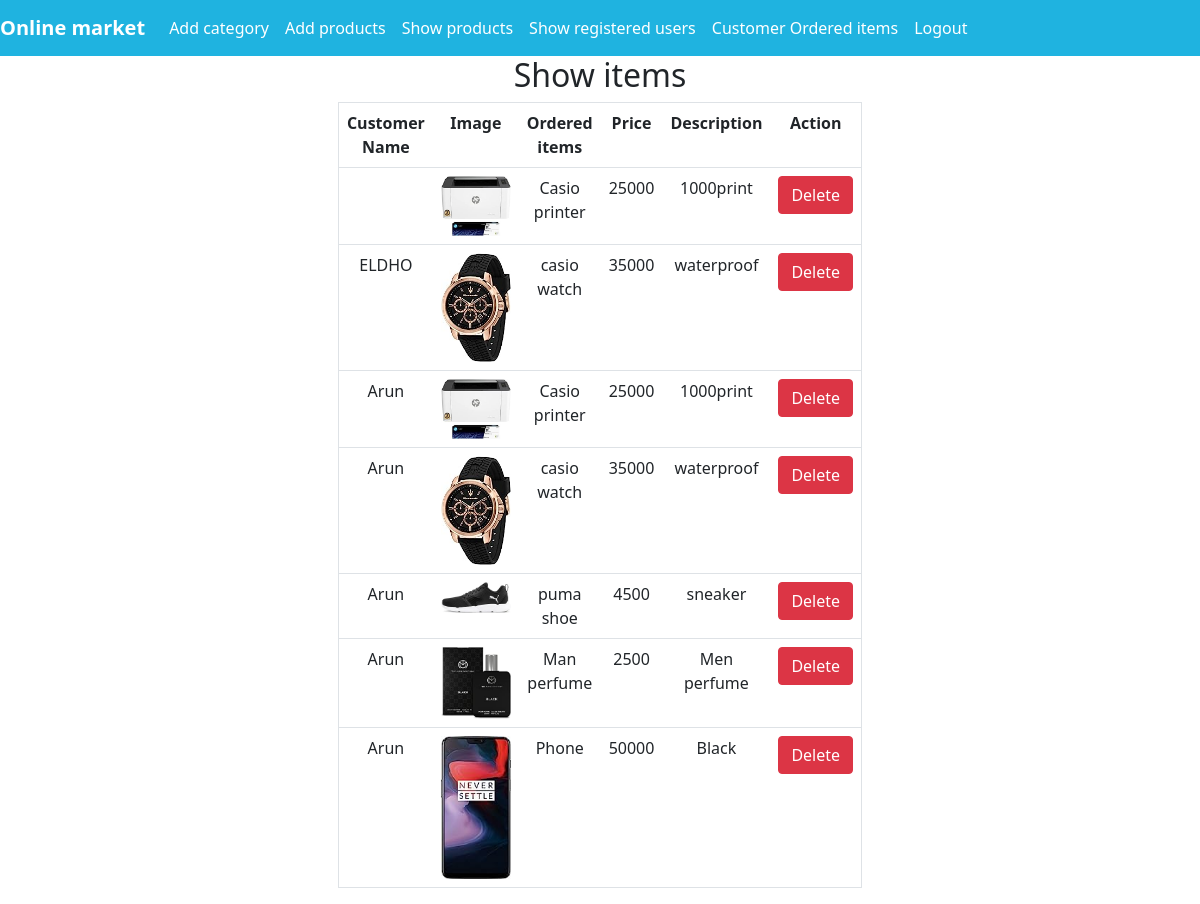
/items, run on the app's committed database.
### cart/models.py (models this page shows, shortened)
class CartItem(models.Model):
    product=models.ForeignKey(product,on_delete=models.CASCADE)
    user=models.ForeignKey(User,on_delete=models.CASCADE)
    quantity=models.IntegerField(blank=True,null=True)
    active=models.BooleanField(default=True)
    class Meta:
        db_table='CartItem'

### productsapp/models.py (models this page shows, shortened)
class product(models.Model):
    category=models.ForeignKey(category,on_delete=models.CASCADE,blank=True,null=True)
    Brand=models.ForeignKey(Brand,on_delete=models.CASCADE,blank=True,null=True)
    image=models.ImageField(upload_to='image/',null=True,blank=True)
    name=models.CharField(max_length=25)
    description=models.CharField(max_length=255,unique=True)
    price=models.IntegerField(blank=True,null=True)
    stock=models.IntegerField(blank=True,null=True)

### productsapp/views.py (the view)
# urls.py: path('items',views.items,name='items'),
def items(request):
    item=CartItem.objects.all()
    return render(request,'item.html',{'item':item})

### productsapp/templates/item.html
{% extends 'baseadmin.html' %}
{% block body %}
<table align="center" border="1" class="table text-center " style="width:100px; ">
    <h2 align="center">Show items</h2>
    <tr>
        <th>Customer Name</th>
        <th>Image</th>
        <th>Ordered items</th>
        <th>Price</th>
        <th>Description</th>
        <th>Action</th>
    </tr>
    {% for p in item %}
   <tr>
       <td>{{p.user.first_name}}</td>
    <td><img width="70px" src='{{ p.product.image.url }}'></td>
       <td>{{p.product.name}}</td>
       <td>{{p.product.price}}</td>
       <td>{{p.product.description}}</td>
       <td>
        <a href="{% url 'deleteitem' p.id %}"class="btn btn-danger" >Delete</a></td>
    </tr>
    {% endfor %}
</table>
{% endblock %}

### productsapp/templates/baseadmin.html (shortened to what this page needs)
<!DOCTYPE html>
<html lang="en">
<head>
    <link href="https://cdn.jsdelivr.net/npm/bootstrap@5.1.3/dist/css/bootstrap.min.css" rel="stylesheet">
</head>
<nav class="navbar navbar-expand-lg navbar-light " style="background-color: #1fb3e0;">
  <a style="color: white;" class="navbar-brand" href="#"><b>Online market</b></a>
  <div class="collapse navbar-collapse" id="navbarNavDropdown">
    <ul class="navbar-nav" >
      <li class="nav-item active" >
        <a style="color: white;" class="nav-link" href="{% url 'addcategory' %}">Add category </a>
      </li>
      <li class="nav-item" >
        <a style="color: white;" class="nav-link" href="{% url 'addpro' %}">Add products</a>
      </li>
      <li class="nav-item" >
        <a style="color: white;" class="nav-link" href="{% url 'showproduct' %}">Show products</a>
      </li>
      <li class="nav-item" >
        <a style="color: white;" class="nav-link" href="{% url 'showuser' %}">Show registered users</a>
      </li>
      <li class="nav-item" >
        <a style="color: white;" class="nav-link" href="{% url 'items' %}">Customer Ordered items</a>
      </li>
      <li class="nav-item" >
        <a style="color: white;" class="nav-link" href="{% url 'log_out' %}">Logout</a>
      </li>
    </ul>
  </div>
</nav>
      <body style="background-image: url('https://wallpaperboat.com/wp-content/uploads/2020/12/02/62556/light-color-12.jpg');" >
        {% block body %}
        {% endblock %}
    </body>
</html>

### data on the page
CartItem: product.image (picture), product.name "Casio printer", product.price "25000", product.description "1000print"
CartItem: user.first_name "ELDHO", product.image (picture), product.name "casio watch", product.price "35000", product.description "waterproof"
CartItem: user.first_name "Arun", product.image (picture), product.name "Casio printer", product.price "25000", product.description "1000print"
CartItem: user.first_name "Arun", product.image (picture), product.name "casio watch", product.price "35000", product.description "waterproof"
CartItem: user.first_name "Arun", product.image (picture), product.name "puma shoe", product.price "4500", product.description "sneaker"
CartItem: user.first_name "Arun", product.image (picture), product.name "Man perfume", product.price "2500", product.description "Men perfume"
CartItem: user.first_name "Arun", product.image (picture), product.name "Phone", product.price "50000", product.description "Black"
